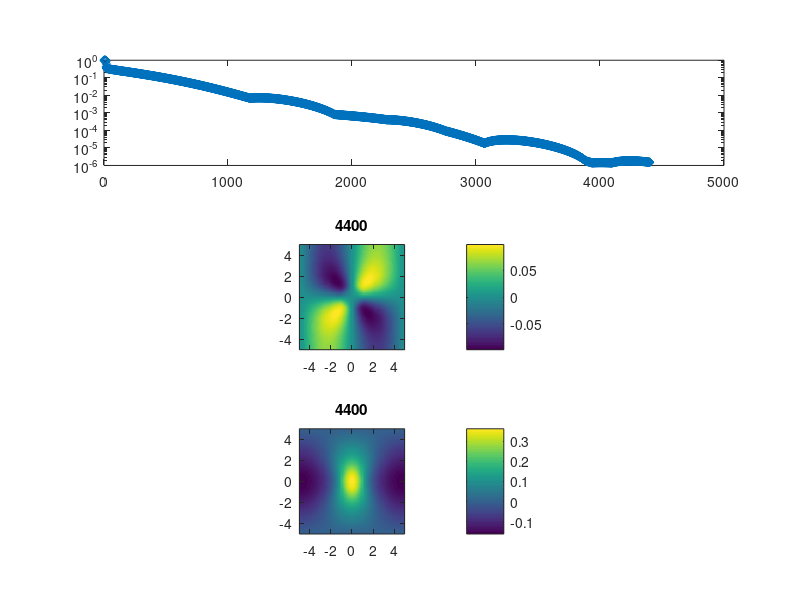

Reproduce this figure in MATLAB.
clear 
% Physics
Lx   = 10;
Ly   = 10;
% k    = 1e-1;
rhog = 1;
eta  = 1;
% Numerics
nx   = 100;
ny   = 101;
dx   = Lx/nx;
dy   = Ly/ny;
nt   = 10000;
nu   = 6;
epsi = 1e-6;
% dtP  = min(dx,dy)/k/2.5;
dtP  = 4.1*eta/ny/10;
dtV  = min(dx,dy).^2/eta/4.1;
x    = (-Lx+dx)/2:dx:(Lx-dx)/2;
y    = (-Ly+dy)/2:dy:(Ly-dy)/2;
[X2,Y2] = ndgrid(x,y);
% Initial conditions
Pr    = zeros(nx  ,ny  );
Vx    = zeros(nx+1,ny  );
Vy    = zeros(nx  ,ny+1);
dVxdt = zeros(nx-1,ny  );
dVydt = zeros(nx  ,ny-1);
txx   = zeros(nx  ,ny  );
tyy   = zeros(nx  ,ny  );
txy   = zeros(nx+1,ny+1);
Rog   = zeros(nx  ,ny  );
rad   = X2.^2 + Y2.^2;
Rog(rad<1) = rhog;
% Action
evol = [];
for it = 1:nt
    divV          = diff(Vx,1,1)/dx + diff(Vy,1,2)/dy;
    Pr            = Pr - dtP*divV;
    txx           = 2*eta*(diff(Vx,1,1)/dx - 1/3*divV);
    tyy           = 2*eta*(diff(Vy,1,2)/dy - 1/3*divV);
    txy(2:end-1,2:end-1) = eta*(diff(Vx(2:end-1,:),1,2)/dy + diff(Vy(:,2:end-1),1,1)/dx);
    Rx            = -diff(Pr,1,1)/dx + diff(txx,1,1)/dx + diff(txy(2:end-1,:),1,2)/dy;
    Ry            = -diff(Pr,1,2)/dy + diff(tyy,1,2)/dy + diff(txy(:,2:end-1),1,1)/dx + 0.5*(Rog(:,1:end-1)+Rog(:,2:end));
    dVxdt         = dVxdt*(1-nu/nx) + Rx;
    dVydt         = dVydt*(1-nu/ny) + Ry;
    Vx(2:end-1,:) = Vx(2:end-1,:) + dtV*dVxdt;
    Vy(:,2:end-1) = Vy(:,2:end-1) + dtV*dVydt;
    err = max([max(abs(Rx(:))), max(abs(Ry(:))), max(abs(divV(:)))]); evol = [evol, err]; if err<epsi, break; end
    if mod(it,200)==0
        % Plot
        figure(1),clf
        subplot(311),semilogy(evol,'-d')
        subplot(312),imagesc(x,y,Vx'),title(it),axis xy,axis image,colorbar
        subplot(313),imagesc(x,y,Vy'),title(it),axis xy,axis image,colorbar
        drawnow
    end
end
